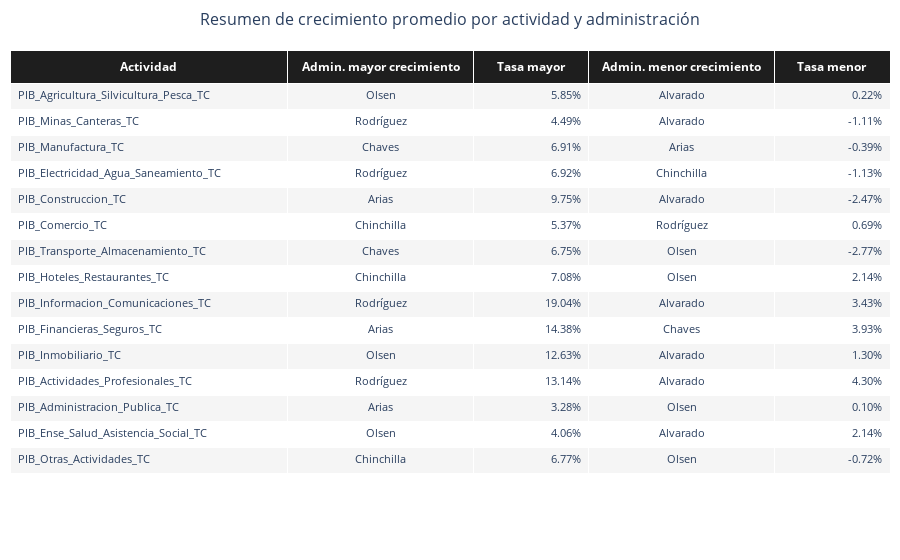

Here is the notebook cell this chart was saved with:
### Code cell
df = pib_ind

# 1. Columnas económicas
cols_econ = [c for c in df.columns if c.startswith("PIB_")]

# 2. Agrupar por administración y calcular crecimiento promedio
growth_by_admin = df.groupby("Label")[cols_econ].mean()

# 3. Reordenar en orden canónico

growth_by_admin = growth_by_admin.loc[canonical_order]

# 4. Identificación de mayor y menor crecimiento por actividad
admin_max = growth_by_admin.idxmax()
admin_min = growth_by_admin.idxmin()

val_max = growth_by_admin.max()
val_min = growth_by_admin.min()

# 5. Construcción del resumen completo
summary = pd.DataFrame({
    "Actividad": cols_econ,
    "Admin_mayor": admin_max.values,
    "Tasa_mayor": val_max.values,
    "Admin_menor": admin_min.values,
    "Tasa_menor": val_min.values
})

fig_summary = create_summary_table(summary)
fig_summary.show()

### Figure 1 — Plotly figure (JSON) as saved in the notebook; plotly's stock layout.template omitted (floating-point values rounded to 4 significant figures)
{"data": [{"cells": {"align": ["left", "center", "right", "center", "right"], "fill": {"color": [["rgba(245,245,245,1)", "white", "rgba(245,245,245,1)", "white", "rgba(245,245,245,1)", "white", "rgba(245,245,245,1)", "white", "rgba(245,245,245,1)", "white", "rgba(245,245,245,1)", "white", "rgba(245,245,245,1)", "white", "rgba(245,245,245,1)"]]}, "font": {"size": 11}, "height": 26, "values": [["PIB_Agricultura_Silvicultura_Pesca_TC", "PIB_Minas_Canteras_TC", "PIB_Manufactura_TC", "PIB_Electricidad_Agua_Saneamiento_TC", "PIB_Construccion_TC", "PIB_Comercio_TC", "PIB_Transporte_Almacenamiento_TC", "PIB_Hoteles_Restaurantes_TC", "PIB_Informacion_Comunicaciones_TC", "PIB_Financieras_Seguros_TC", "PIB_Inmobiliario_TC", "PIB_Actividades_Profesionales_TC", "PIB_Administracion_Publica_TC", "PIB_Ense_Salud_Asistencia_Social_TC", "PIB_Otras_Actividades_TC"], ["Olsen", "Rodríguez", "Chaves", "Rodríguez", "Arias", "Chinchilla", "Chaves", "Chinchilla", "Rodríguez", "Arias", "Olsen", "Rodríguez", "Arias", "Olsen", "Chinchilla"], ["5.85%", "4.49%", "6.91%", "6.92%", "9.75%", "5.37%", "6.75%", "7.08%", "19.04%", "14.38%", "12.63%", "13.14%", "3.28%", "4.06%", "6.77%"], ["Alvarado", "Alvarado", "Arias", "Chinchilla", "Alvarado", "Rodríguez", "Olsen", "Olsen", "Alvarado", "Chaves", "Alvarado", "Alvarado", "Olsen", "Alvarado", "Olsen"], ["0.22%", "-1.11%", "-0.39%", "-1.13%", "-2.47%", "0.69%", "-2.77%", "2.14%", "3.43%", "3.93%", "1.30%", "4.30%", "0.10%", "2.14%", "-0.72%"]]}, "columnwidth": [60, 40, 25, 40, 25], "header": {"align": "center", "fill": {"color": "rgba(30,30,30,1)"}, "font": {"color": "white", "size": 12}, "height": 32, "values": ["<b>Actividad</b>", "<b>Admin. mayor crecimiento</b>", "<b>Tasa mayor</b>", "<b>Admin. menor crecimiento</b>", "<b>Tasa menor</b>"]}, "type": "table"}], "layout": {"margin": {"b": 10, "l": 10, "r": 10, "t": 50}, "title": {"font": {"size": 16}, "text": "Resumen de crecimiento promedio por actividad y administración", "x": 0.5, "xanchor": "center"}}}
